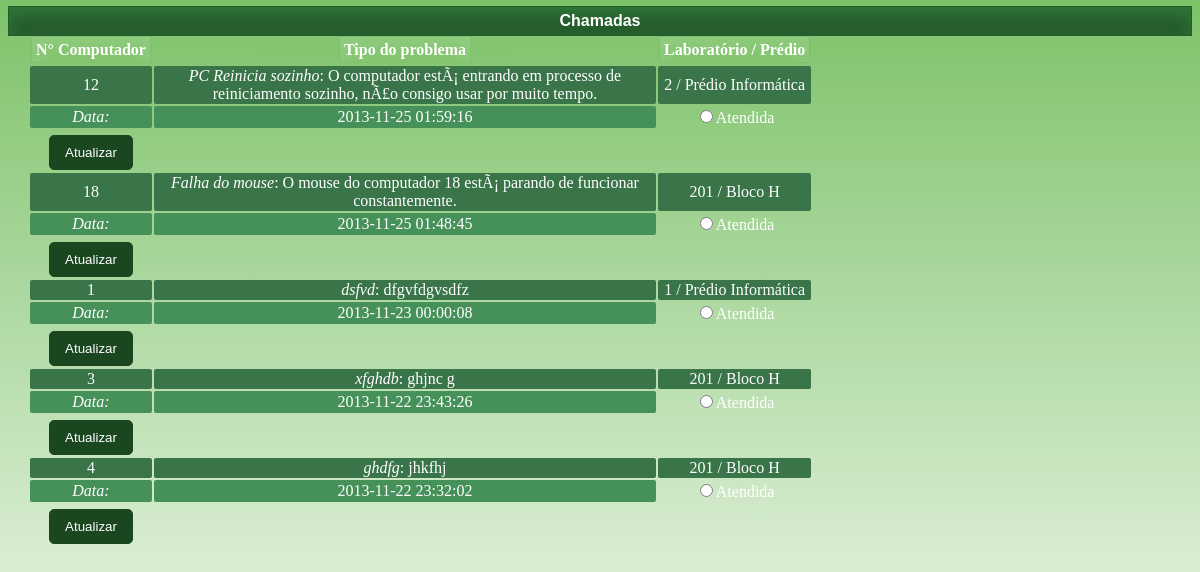
Screenshot of /manut_novas_chamadas.php (signed in) with the database file from the repository.
### tables this page shows
CREATE TABLE IF NOT EXISTS `info_problemas` (
  `cod_info_problemas` int(11) NOT NULL AUTO_INCREMENT,
  `cod_lab` int(11) NOT NULL,
  `computador` int(3) NOT NULL,
  `tipo` varchar(100) NOT NULL,
  `descricao` varchar(500) NOT NULL,
  `dt_informado` timestamp NOT NULL DEFAULT CURRENT_TIMESTAMP ON UPDATE CURRENT_TIMESTAMP,
  `status` varchar(10) NOT NULL,
  `cod_usuario` int(11) NOT NULL,
  `cod_manutencao` int(11) NOT NULL,
  PRIMARY KEY (`cod_info_problemas`),
  KEY `cod_usuario` (`cod_usuario`),
  KEY `cod_lab` (`cod_lab`),
  KEY `cod_manutencao` (`cod_manutencao`)
);

CREATE TABLE IF NOT EXISTS `cad_labs` (
  `cod_lab` int(11) NOT NULL AUTO_INCREMENT,
  `numero` int(11) DEFAULT NULL,
  `local` varchar(30) DEFAULT NULL,
  PRIMARY KEY (`cod_lab`)
);

### manut_novas_chamadas.php (the view, shortened to what this page needs)
    <?php
			if(isset($_SESSION['manutencao_on'])){
            require("parte_topo.php");
?>
<div class="chamadas">
<?php
echo'<br><h4 id="h4_solici">Chamadas</h4>';
    $pesquisa = mysql_query("SELECT *  FROM `info_problemas` WHERE `status` = 'aguardando' order by cod_info_problemas desc");
    if(mysql_num_rows($pesquisa) > 0){
        echo'<table>
<tr>
    <td><b>N° Computador   </b></td>
    <td><b>Tipo do problema   </b></td>
    <td><b>Laboratório / Prédio </b></td>
</tr>
<tr><br><br><td>
';
        while($var = mysql_fetch_array($pesquisa)){
        $cod_info_problemas = $var[0];
        $cod_lab = $var[1];
        $computador = $var[2];
        $tipo = $var[3];
        $descricao = $var[4];
        $dt_informado = $var[5];
            $predio_lab = mysql_query('select numero, local from cad_labs where cod_lab = '.$cod_lab.' ;');
            $predio = mysql_fetch_array($predio_lab);
        echo'<form method="POST" action="manut_novas_chamadas_processa.php">';
        echo'
<tr>
    <td class="td_info">'.$computador.'</td>
    <td class="td_info" id="tipo_prob"><i>'.$tipo.'</i>: '.utf8_decode($descricao).'</td>
    <td class="td_info">'.$predio[0].' / '.$predio[1].'</td>
</tr>
<tr>
    <td class="td_data"><i>Data: </i></td>
    <td class="td_data">'.$dt_informado.'</td>
    <td><input type="radio" name="cod_chamadas" value="'.$cod_info_problemas.'">Atendida</td>
</tr>
<tr><td>
<tr><td>
            ';
         echo'<input type="submit" value="Atualizar" class="submit_cad">';
        echo'</form>';
        }
    echo'</table>';
    }
?>
</div>
<?php
}else{
    header("location:index.php");
}
?>

### parte_topo.php (shortened to what this page needs)
<!DOCTYPE html PUBLIC "-//W3C//DTD XHTML 1.0 Strict//EN"
	"http://www.w3.org/TR/xhtml1/DTD/xhtml1-strict.dtd">
<html xmlns="http://www.w3.org/1999/xhtml" xml:lang="en" lang="en">
<head>
	<link type="text/css" rel="stylesheet" href="css/01.css" />
	<link type="text/css" rel="stylesheet" href="css/02.css" />
	<link type="text/css" rel="stylesheet" href="css/03.css" />
</head>

### css/01.css (style rules this page uses)
.submit_cad { background-color: #1B4720; color: #fff; border: 1px solid #1B4720; padding: 9px 15px; cursor: pointer; border-radius: 5px; text-decoration: none; }

### css/02.css (style rules this page uses)
#h4_solici { margin-top: -20px; color: #fff; padding: 5px; box-shadow: inset 0px 8px 15px #2F7738; border: 1px solid #255C2D; background-color: #255C2D; }
h4 { color: #fff; }

### css/03.css (style rules this page uses)
.chamadas table { font-family: verdana; margin-left: 20px; margin-top: -55px; }
.td_data, .td_info { border-radius: 2px; padding: 3; }
.td_info { color:#fff; background-color: #397548; cursor: pointer; }
#tipo_prob { width: 500px; }
.td_data { background-color: #469159; }
.chamadas table b { background-color: #7DC269; padding: 4px; border: 1px solid #7dc269; box-shadow: inset 0px 8px 25px #96CE86; border-radius: 2px; }

### rows the page displays
info_problemas: computador "12", tipo "PC Reinicia sozinho", descricao "O computador estÃ¡ entrando em processo de reiniciamento sozinho, nÃ£o consigo usar por muito tempo.", cod_lab.numero "2", cod_lab.local "Prédio Informática", dt_informado "2013-11-25 01:59:16"
info_problemas: computador "18", tipo "Falha do mouse", descricao "O mouse do computador 18 estÃ¡ parando de funcionar constantemente.", cod_lab.numero "201", cod_lab.local "Bloco H", dt_informado "2013-11-25 01:48:45"
info_problemas: computador "1", tipo "dsfvd", descricao "dfgvfdgvsdfz", cod_lab.numero "1", cod_lab.local "Prédio Informática", dt_informado "2013-11-23 00:00:08"
info_problemas: computador "3", tipo "xfghdb", descricao "ghjnc g", cod_lab.numero "201", cod_lab.local "Bloco H", dt_informado "2013-11-22 23:43:26"
info_problemas: computador "4", tipo "ghdfg", descricao "jhkfhj", cod_lab.numero "201", cod_lab.local "Bloco H", dt_informado "2013-11-22 23:32:02"
